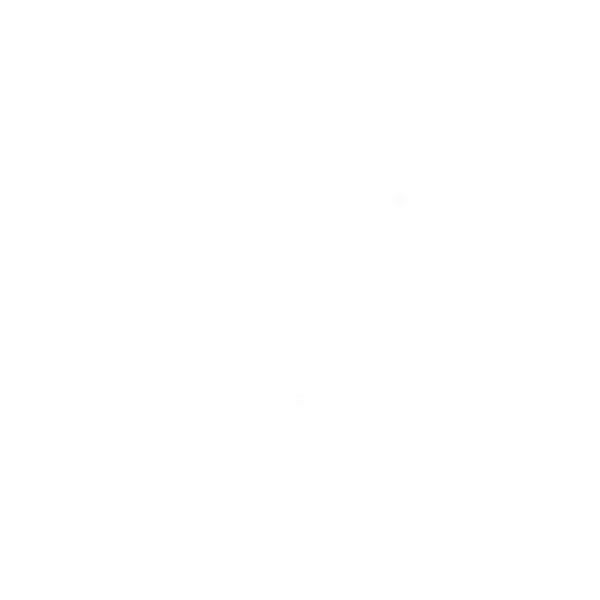
Frame 1 (no input)
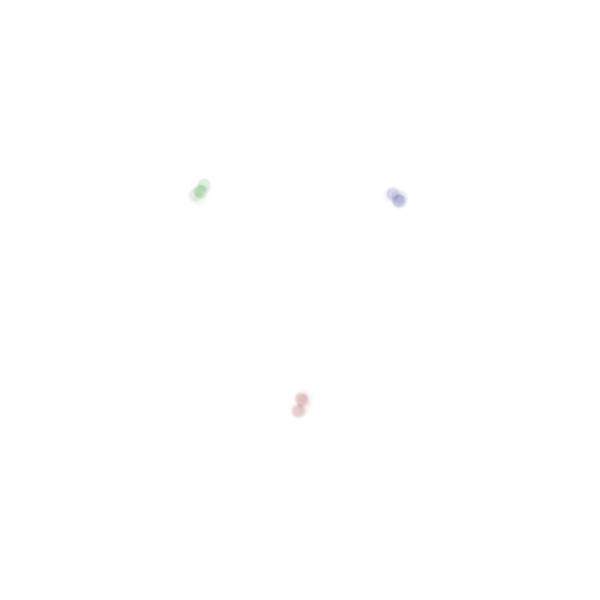
Frame 60 (the mouse pressed at the canvas centre just before this capture)
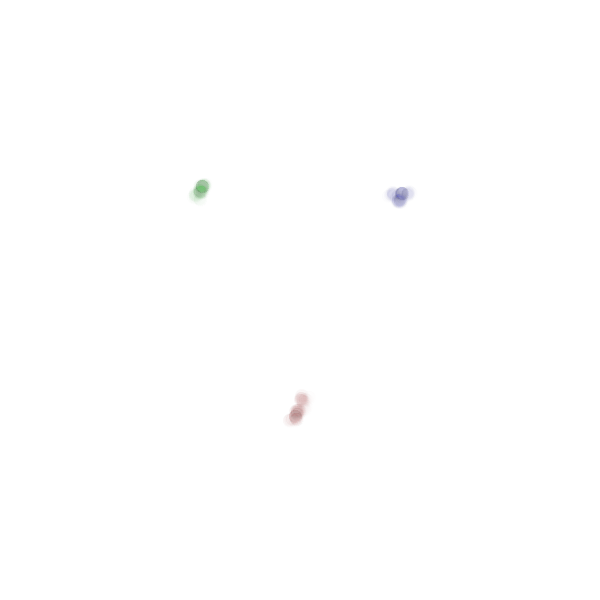
Frame 120 (the mouse held since frame 60 and released just before this capture)

The Processing sketch that drew these frames (run headless with seeded random() and noise(); from frame 60 on, the mouse is pressed at the canvas centre):

// Processing sketch: processing_118249
// ── processing_118249.pde

int x=200;
int y=200;
int x2=400;
float y2=200;
int x3=300;
int y3=400;
float t1 = 0;
float t2 = 1;
float t3 = .5;
void setup(){
  size(600,600);
  background(255);
  //noStroke();
  //noFill();
  strokeWeight(.5);
  frameRate(900);
}
void draw(){
  t1+=.1;
  t2+=.1;
  t3+=.1;
  fill(0,100,0,2);
  stroke(0,100,0,2);
  dot();
  fill(0,0,100,2);
  stroke(0,0,100,2);
  dot2();
  fill(100,0,0,2);
  stroke(100,0,0,2);
  dot3();
}
  
  
void dot(){
  ellipse(x,y,12,12);
  x += int(random(-1,1)*noise(t1)*6);
  //x+=1;
 y += int(random(-1,1)*noise(t1)*6); 
 //y+=6;
 if(x>width||x<0){
 x=200;
 y=200;
 }
 if(y>height||y<0){
   y=200;
   x=200;
 }
}
void dot2(){
  ellipse(x2,y2,12,12);
  x2 += int(random(-1,1)*noise(t2)*6);
  //x+=1;
 y2 += int(random(-1,1)*noise(t2)*6); 
 //y+=6;
 if(x2>width||x2<0){
 x2=400;
 y2=200;
 }
 if(y2>height||y2<0){
   y2=200;
   x2=400;
 }
}
void dot3(){
 ellipse(x3,y3,12,12);
 x3 += int(random(-1,1)*noise(t3)*6);
 y3 += int(random(-1,1)*noise(t3)*6); 
 if(x3>width||x3<0){
 x3=300;
 y3=400;
 }
 if(y3>height||y3<0){
   y3=400;
   x3=300;
 }
}
